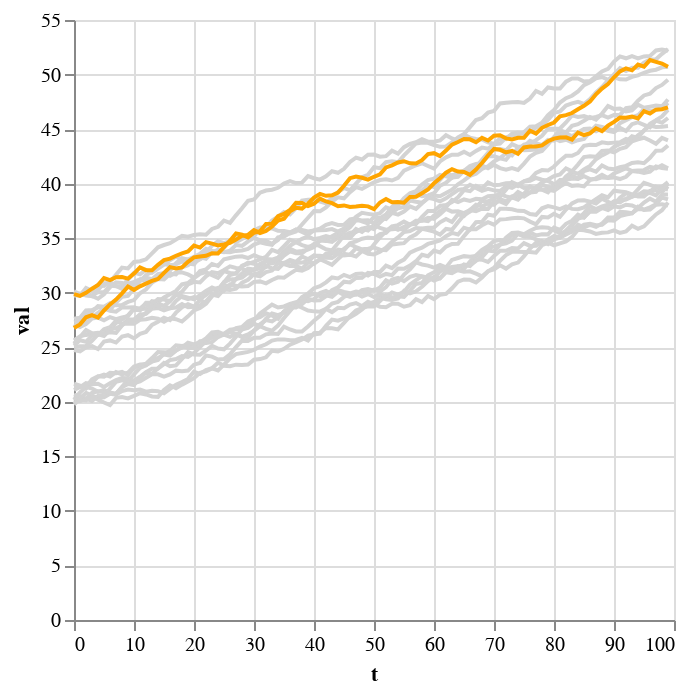

The code cell stored with this chart in its notebook:
### Code cell
# Example: highlighting a subset of lines

# If you're seeing overlaps, reorder data so your highlights are last
highlights = ["EC", "ED"] 

alt.Chart(data).mark_line().encode( 
    y="val",
    x="t",
    color=alt.condition(
        alt.FieldOneOfPredicate(field='country', oneOf=highlights),
        alt.value('orange'),  # Color for the highlighted countries
        alt.value('lightgrey')  # Color for the rest
    ),
    # this is needed to preserve grouping when using condition
    detail="country",
)

### Figure 1 — Vega-Lite specification as saved in the notebook (floating-point values rounded to 4 significant figures; data arrays with more than 128 entries replaced by an {"elided": "..."} marker saying what was removed)
{"config": {"view": {"continuousWidth": 300, "continuousHeight": 300}}, "data": {"name": "data-c9bb8c97fb5e80e6964753840972258a"}, "mark": {"type": "line"}, "encoding": {"color": {"condition": {"test": {"field": "country", "oneOf": ["EC", "ED"]}, "value": "orange"}, "value": "lightgrey"}, "detail": {"field": "country", "type": "nominal"}, "x": {"field": "t", "type": "quantitative"}, "y": {"field": "val", "type": "quantitative"}}, "$schema": "https://vega.github.io/schema/vega-lite/v5.20.1.json", "datasets": {"data-c9bb8c97fb5e80e6964753840972258a": {"elided": "2300 records"}}}
